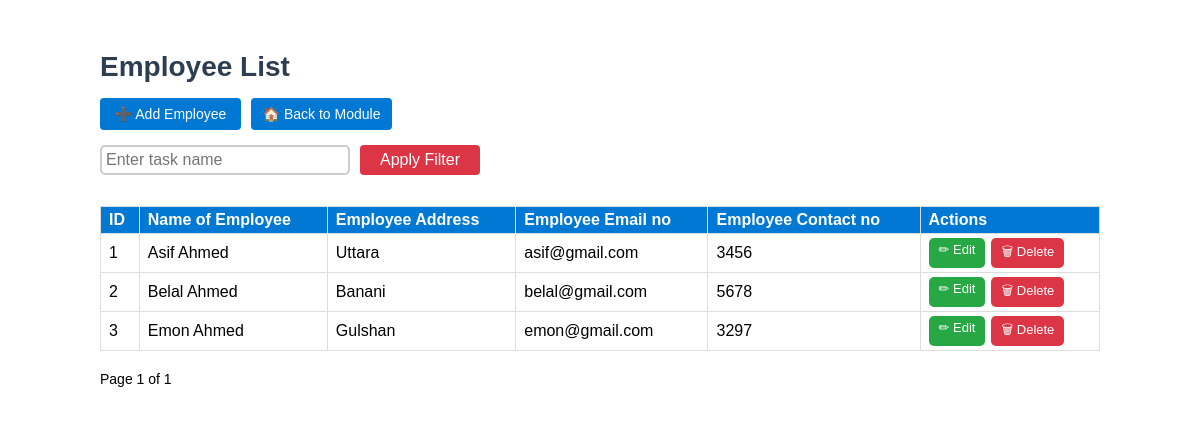
The page /design-department/employee/ on the database its author committed.
### employee/models.py (models this page shows, shortened)
class Employee(models.Model):
    id = models.AutoField(primary_key=True)  # Auto-incrementing ID
    name_of_employee = models.CharField(max_length=255)  # Full name of the employee
    employee_address = models.CharField(max_length=500)  # Address of the employee
    employee_email = models.EmailField(unique=True)  # Unique email address
    employee_contact = models.CharField(max_length=20)  # Contact phone number

### employee/views.py (the view)
# urls.py: path("", employee_list, name="employee_list"),                       # Display employee list with filtering and pagination
def employee_list(request):
    query = request.GET.get("q", "")
    employees = Employee.objects.all().order_by("id")
    if query:
        employees = employees.filter(name_of_employee__icontains=query)
    paginator = Paginator(employees, 10)
    page_number = request.GET.get("page")
    try:
        employees_page = paginator.get_page(page_number)
    except (PageNotAnInteger, EmptyPage):
        employees_page = paginator.get_page(1)
    return render(request, "employee/employee_list.html", {
        "employees": employees_page,
        "query": query
    })

### employee/templates/employee/employee_list.html (shortened to what this page needs)
{% block content %}
<div class="form-container">
  <h2>Employee List</h2>
  <div class="nav-buttons">
    <a href="{% url 'employee_create' %}" class="nav-button">➕ Add Employee</a>
    <a href="{% url 'design_department' %}" class="nav-button">🏠 Back to Module</a>
  </div>
  <div class="filter-container">
    <form method="get" style="display: flex; width: 100%; gap: 10px;">
      <input type="text" name="q" value="{{ query }}" class="filter-box" placeholder="Enter task name" />
      <button type="submit" class="apply-button">Apply Filter</button>
    </form>
  </div>
  <table>
    <thead>
      <tr>
        <th>ID</th>
        <th>Name of Employee</th>
        <th>Employee Address</th>
        <th>Employee Email no</th>
        <th>Employee Contact no</th>
        <th>Actions</th>
      </tr>
    </thead>
    <tbody>
      {% for employee in employees %}
      <tr>
        <td>{{ employee.id }}</td>
        <td>{{ employee.name_of_employee }}</td>
        <td>{{ employee.employee_address }}</td>
        <td>{{ employee.employee_email }}</td>
        <td>{{ employee.employee_contact }}</td>
        <td>
          <div class="action-buttons">
            <a href="{% url 'employee_edit' employee.id %}" class="action-button edit">✏ Edit</a>
            <a href="{% url 'employee_delete' employee.id %}" class="action-button delete" onclick="return confirm('Are you sure you want to delete this employee?');">🗑 Delete</a>
          </div>
        </td>
      </tr>
      {% empty %}
      <tr>
        <td colspan="4">No employees found</td>
      </tr>
      {% endfor %}
    </tbody>
  </table>
  <div class="pagination">
    <span>Page {{ employees.number }} of {{ employees.paginator.num_pages }}</span>
  </div>
</div>
{% endblock %}

### employee/templates/employee/employee_list.html (style rules this page uses)
.form-container { max-width: 1000px; margin: 0 auto; padding: 20px; background: white; border-radius: 5px; box-shadow: none; }
body, th, td, input, a, .nav-button, .filter-box, .apply-button, .action-button { font-family: "Trebuchet MS", sans-serif; }
h2 { text-align: left; color: #2c3e50; font-size: 28px; margin-bottom: 15px; }
table { width: 100%; border-collapse: collapse; margin-top: 10px; }
th, td { border: 1px solid #ddd; padding: 4px 8px; text-align: left; height: 18px; }
th { background-color: #0078D4; color: white; }
.nav-buttons { display: flex; gap: 10px; margin-bottom: 15px; }
.nav-button { background: #0078D4; color: white; padding: 8px; border-radius: 4px; text-decoration: none; width: 125px; font-size: 14px; text-align: center; }
.filter-container { display: flex; gap: 10px; margin-bottom: 15px; }
.filter-box { width: 25%; padding: 4px; font-size: 16px; border-radius: 5px; border: 2px solid #ccc; }
.apply-button { width: 120px; background: #dc3545; color: white; padding: 6px; border-radius: 4px; font-size: 16px; border: none; cursor: pointer; text-align: center; }
.action-buttons { display: flex; gap: 6px; }
.action-button { padding: 4px 10px; font-size: 13px; border-radius: 5px; text-decoration: none; color: white; display: inline-block; }
.action-button.edit { background-color: #28a745; }
.action-button.delete { background-color: #dc3545; }
.pagination { margin-top: 20px; display: flex; gap: 10px; align-items: center; font-size: 14px; }

### rows shown on the page
Employee: id "1", name_of_employee "Asif Ahmed", employee_address "Uttara", employee_email "asif@gmail.com", employee_contact "3456"
Employee: id "2", name_of_employee "Belal Ahmed", employee_address "Banani", employee_email "belal@gmail.com", employee_contact "5678"
Employee: id "3", name_of_employee "Emon Ahmed", employee_address "Gulshan", employee_email "emon@gmail.com", employee_contact "3297"

### other values the page prints
{{ employees.number }} "1"
{{ employees.paginator.num_pages }} "1"
